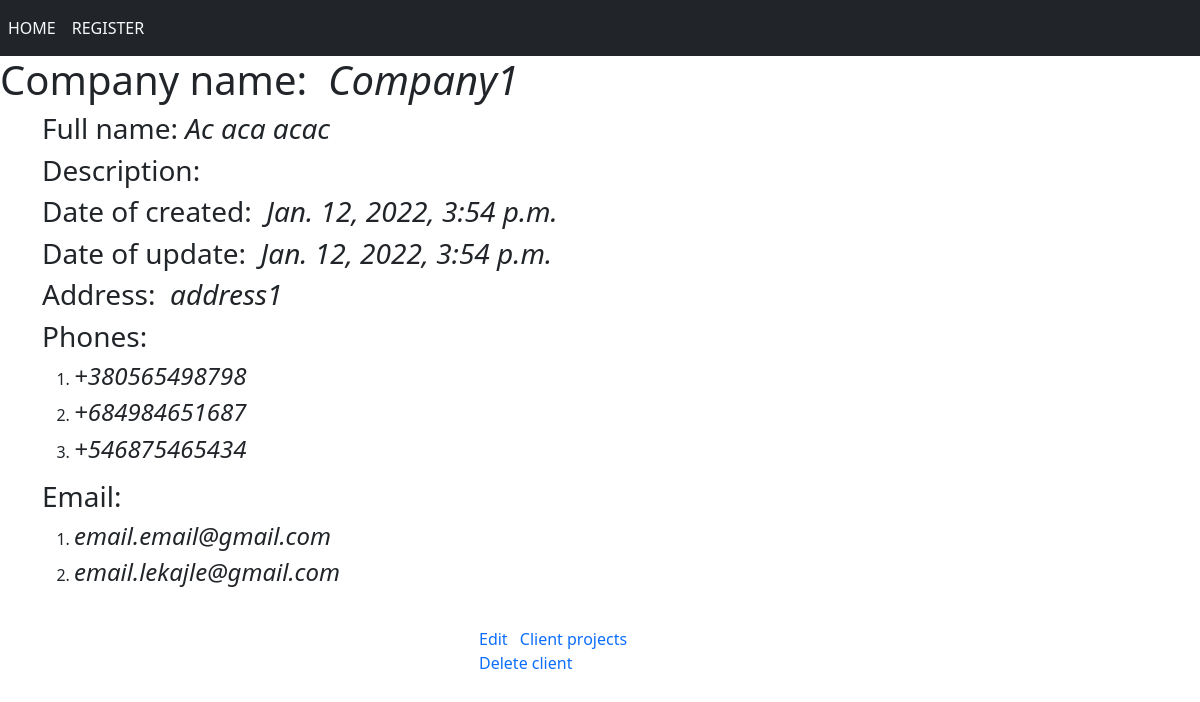
The page /client/client/1/ on the database as committed earlier.
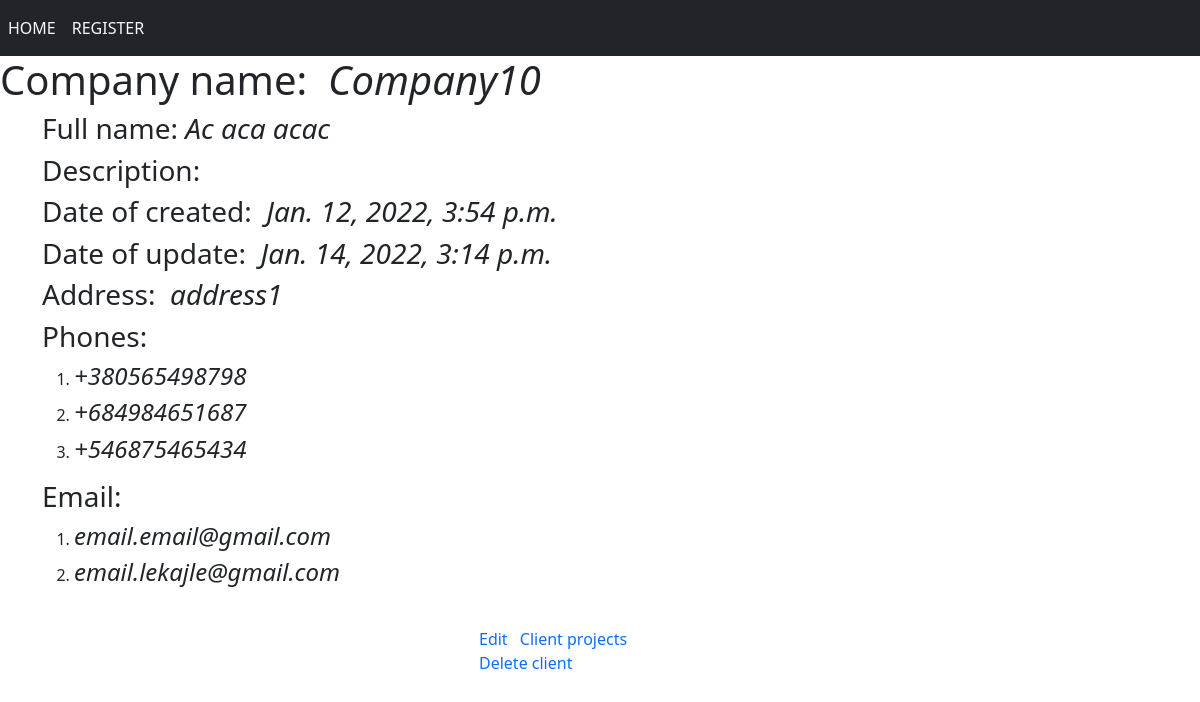
The same page on the database as committed later.
### clients/models.py (models this page shows, shortened)
class Client(models.Model):
    name_company = models.CharField(max_length=200)
    full_name_user = models.CharField(max_length=100)
    company_description = tinymce_models.HTMLField('Description')
    created = models.DateTimeField(auto_now_add=True)
    updated = models.DateTimeField(auto_now=True)
    address = models.CharField(max_length=200)

### clients/views.py (the view)
# urls.py: path('client/<int:client_id>/', ClientAbout.as_view(), name='client_about'),
class ClientAbout(DetailView):
    model = Client
    template_name = 'clients/client_about.html'
    pk_url_kwarg = 'client_id'
    context_object_name = 'client_about'

### clients/models.py (called while the page is built)
    def __str__(self):
        return self.number

    def __str__(self):
        return self.email

### clients/templates/clients/client_about.html (shortened to what this page needs)
{% extends 'clients/base.html' %}
{% block content %}
  <h1>Company name: &nbsp;<em>{{client_about.name_company}}</em></h1>
  <div class="container">
  <h3>Full name: <em>{{client_about.full_name_user}}</em></h3>
  <h3>Description: &nbsp;<em>{% autoescape off %}{{client_about.company_description}}{% endautoescape %}</em></h3>
  <h3>Date of created: &nbsp;<em>{{client_about.created}}</em></h3>
  <h3>Date of update: &nbsp;<em>{{client_about.updated}}</em></h3>
  <h3>Address: &nbsp;<em>{{client_about.address}}</em></h3>
  <h3>Phones: &nbsp;</h3>
  <ol>
      {% for number in client_about.phone_set.all %}
        <li><h4><em>{{number}}</em></h4></li>
      {% endfor %}
  </ol>
  <h3>Email: &nbsp;</h3>
  <ol>
    {% for email in client_about.email_set.all %}
    <li><h4><em>{{email}}</em></h4></li>
    {% endfor %}
  </ol>
    </div>
  <br>
  <div class="mx-auto" style="width: 250px;">
  <div class="div1 mx-1">
  <a href="{% url 'client_update' client_about.pk %}">Edit</a>
  </div>
  <div class="div1 mx-1">
    <a href="" class="">Client projects</a>
  </div>
  <div class="div1 mx-1">
    <a href="" class="">Delete client</a>
  </div>
    </div>
{% endblock %}

Rows that differ between the two databases and show on the page:
changed Client "Ac aca acac": name_company "Company1" → "Company10"; updated "Jan. 12, 2022, 3:54 p.m." → "Jan. 14, 2022, 3:14 p.m."
